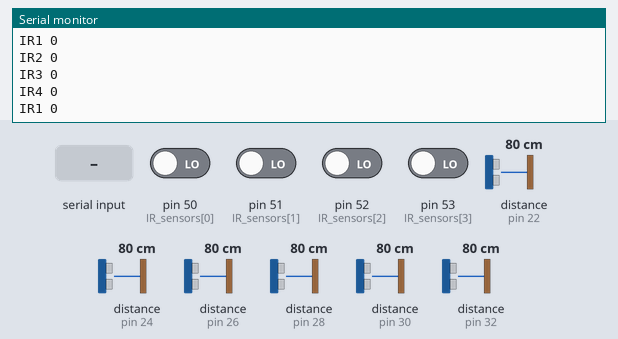
This sketch was run on a simulated Arduino Mega 2560, built with avr-gcc and run on an emulated ATmega2560. On the bench: the last lines printed to the serial monitor. The inputs (shaded band) are chosen by the test bench; at power-on: pin 50 (IR_sensors[0]), pin 51 (IR_sensors[1]), pin 52 (IR_sensors[2]), pin 53 (IR_sensors[3]) LOW, distance to the obstacle (sensors on pin 26, pin 22, pin 24, pin 28, pin 30, pin 32) 80 cm. The echo pulse lasts 58.3 µs per cm.

Above: at 1.2 s.
1.3 s: "F" received over Serial
At 2.3 s:
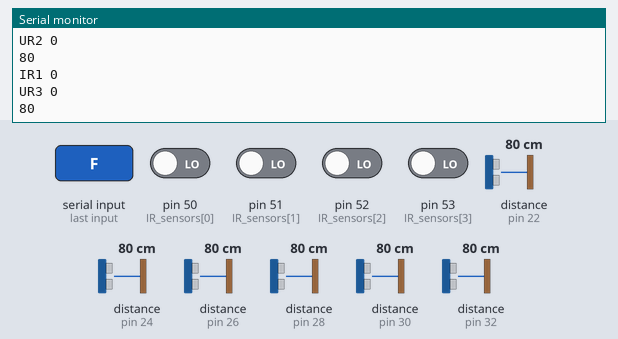
2.8 s: distance to the obstacle (sensor on pin 26) set to 2 cm
At 3.9 s:
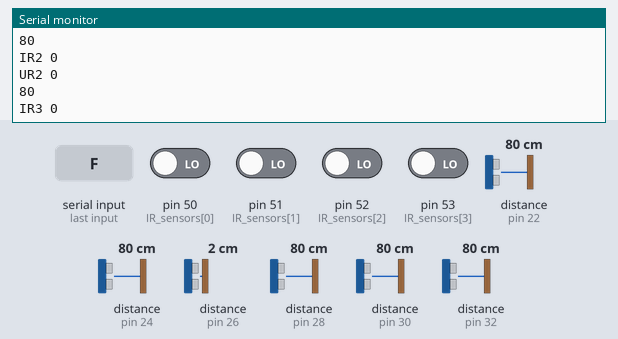
5.8 s: distance to the obstacle (sensor on pin 22) set to 2 cm
At 6.3 s:
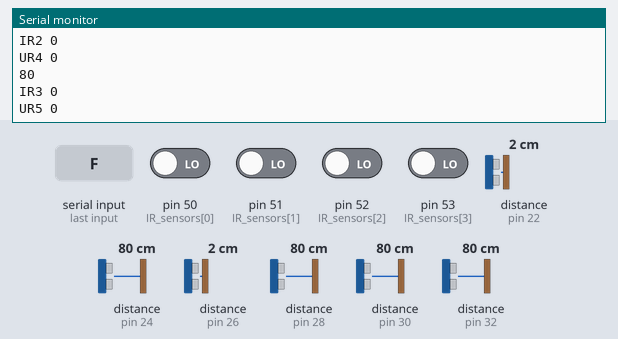
8.8 s: distance to the obstacle (sensor on pin 24) set to 120 cm
At 9.9 s:
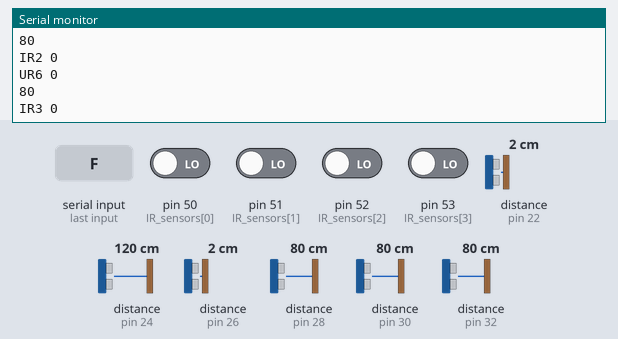
11.8 s: distance to the obstacle (sensor on pin 28) set to 2 cm
At 12.8 s:
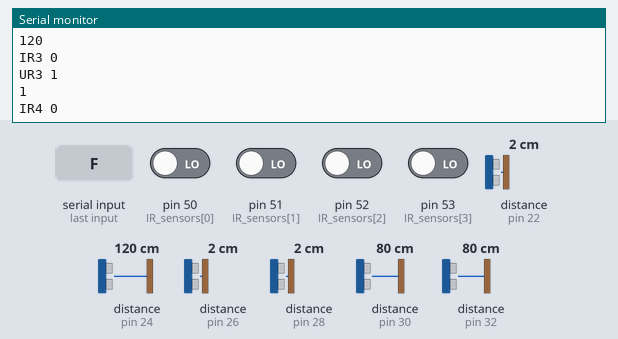
14.8 s: distance to the obstacle (sensor on pin 30) set to 250 cm
At 15.6 s:
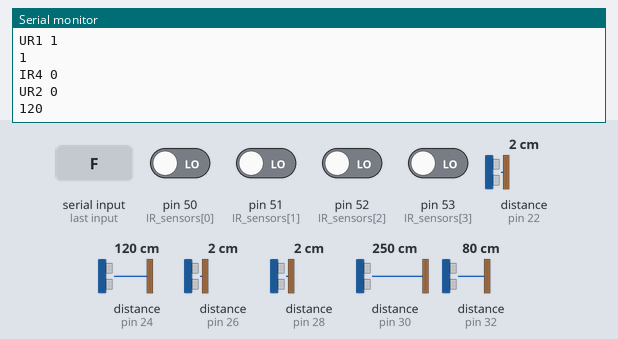
Timing chart, 0 to 17.4 s (numbered marks = the images above; inputs shaded):
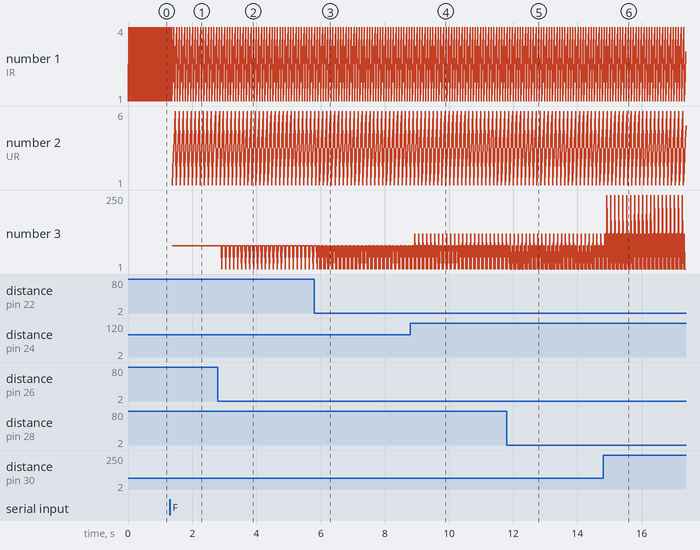

Measured:
- after the input at 1.3 s, the serial monitor: prints a new line after 0.07 s (image 1)
- after the input at 2.8 s, the serial monitor: prints a new line after 0.11 s (image 2)
- after the input at 5.8 s, the serial monitor: prints a new line after 0.17 s (image 3)
- after the input at 8.8 s, the serial monitor: prints a new line after 0.14 s (image 4)
- after the input at 11.8 s, the serial monitor: prints a new line after 0.14 s (image 5)
- after the input at 14.8 s, the serial monitor: prints a new line after 0.12 s (image 6)
- plotted number 3: 1 → 120 after the input at 8.8 s

The sketch:

READ_ZAP_ROBOT_SENSORS_UR_IR__FJJ_HENDRIKS.ino
```cpp
/*
Program by Fernand Hendriks for ZAP assitance droid
In this program all connected sensors ( HC-SR04 and predifined IR distance sensors) whil read-out. Depending on the data output of the sensors this program whil return a 1 or 0 + sensor id.

Depending on serial input the device whill select frontal or rear sensors. This will increase detection rate. The input must be either high or low.
example:
        robot travels forward : when F is received ; robot travels backwards : when R is received;

*/
// input pin driver ditrection and set save distance value.
int savedistance = 25; //whit this variabel one sets the save distance between sensor and outer objects
char driverdirection = '0';
// sensor names and locations :
const byte IR_sensors[4] = {50,51,52,53};
const byte UR_read_sensors[12] = {22,24,26,28,30,32,34,36,38,40,42,44};//Echo
const byte UR_write_sensors[12] = {23,25,27,29,31,33,35,37,39,41,43,45};//Trig
String UR_sensors_names[12]={"UR1 ","UR2 ","UR3 ","UR4 ","UR5 ","UR6 ","UR7 ","UR8 ","UR9 ","UR10 ","UR11 ","UR12 "};
//String UR_write_sensors_names[12]={"UR1W ","UR2W ","UR3W ","UR4W ","UR5W ","UR6W ","UR7W ","UR8W ","UR9W ","UR10W ","UR11W ","UR12W "};
String IR_sensors_names[4]={"IR1 ","IR2 ","IR3 ","IR4 "};

//other variabels
String value[2]={"1 ","0 "};
String message = String();

int n =0; //teller voor UR sensoren
int q =0; //teller voor IR sensoren

int val_IR =0;
int val_UR=0;

void setup()
{
   Serial.begin(9600);

   for(int i=0; i<12; i++)
   {
       pinMode (UR_read_sensors[i], INPUT);
       pinMode (UR_write_sensors[i], OUTPUT);
       if (i <4)
       {
         pinMode (IR_sensors[i], INPUT);
       }
   }
   pinMode (driverdirection, INPUT);
 }

void loop()
{
  //SCAN OUTPUT UR SENSOR (1 OF 12)
  read_UR_sensor();
  //SCAN OUTPUT IR SENSOR (1 OF 4)
  read_IR_sensor();
 // delay(200);
}

//CHECK UR SENSOR , 1 AT A TIME;
void read_UR_sensor()
{
  if (driverdirection == 'F')
  {
     if (n == 6) n=0;
     long duration, distance;
     digitalWrite(UR_write_sensors[n], LOW);  // Added this line
     delayMicroseconds(2); // Added this line
     digitalWrite(UR_write_sensors[n], HIGH);
  // delayMicroseconds(1000); - Removed this line
     delayMicroseconds(10); // Added this line
     digitalWrite(UR_write_sensors[n], LOW);
     duration = pulseIn(UR_read_sensors[n], HIGH);
     distance = (duration/2) / 29.1;
     if (distance < savedistance)
     {

        message = UR_sensors_names[n] + value[0];
        Serial.println(message);
     }
     else
     {
        message = UR_sensors_names[n] + value[1];
        Serial.println(message);
     }
     Serial.println(distance);
     n++;
  }

  if (driverdirection == 'R')
  {
    if (n == 6) n=0;//van 12 naar 1 gebracht voor test
     long duration, distance;
     digitalWrite(UR_write_sensors[n+6], LOW);  // Added this line
     delayMicroseconds(2); // Added this line
     digitalWrite(UR_write_sensors[n+6], HIGH);
  // delayMicroseconds(1000); - Removed this line
     delayMicroseconds(10); // Added this line
     digitalWrite(UR_write_sensors[n+6], LOW);
     duration = pulseIn(UR_read_sensors[n+6], HIGH);
     distance = (duration/2) / 29.1;
     if (distance < savedistance)
     {

        message = UR_sensors_names[n+6] + value[0];
        Serial.println(message);
     }
     else
     {
        message = UR_sensors_names[n+6] + value[1];
        Serial.println(message);
     }
     Serial.println(distance);
     n++;
    }
}

//CHECK IF PINS OF IR SENSOR ARE HIGH OR LOW
void read_IR_sensor()
{
  if (q == 4) q=0;
  //Serial.print("read IR sensor ");
  //Serial.println(val_IR);
  val_IR  = digitalRead(IR_sensors[q]);
  //Serial.println(IR_sensors[q]);
  if ( val_IR == 1)
    {
      message = IR_sensors_names[q] + value[0];
      Serial.println(message);

    }
  if ( val_IR == 0)
    {
      message = IR_sensors_names[q] + value[1];
      Serial.println(message);
    }
    q++;

}


//GET COMMAND KEY FROM SERIAL(FW OR REVERSE MOVEMENT )
void serialEvent()
{
    while(Serial.available())
    {
      driverdirection= Serial.read();
    }

}
```
